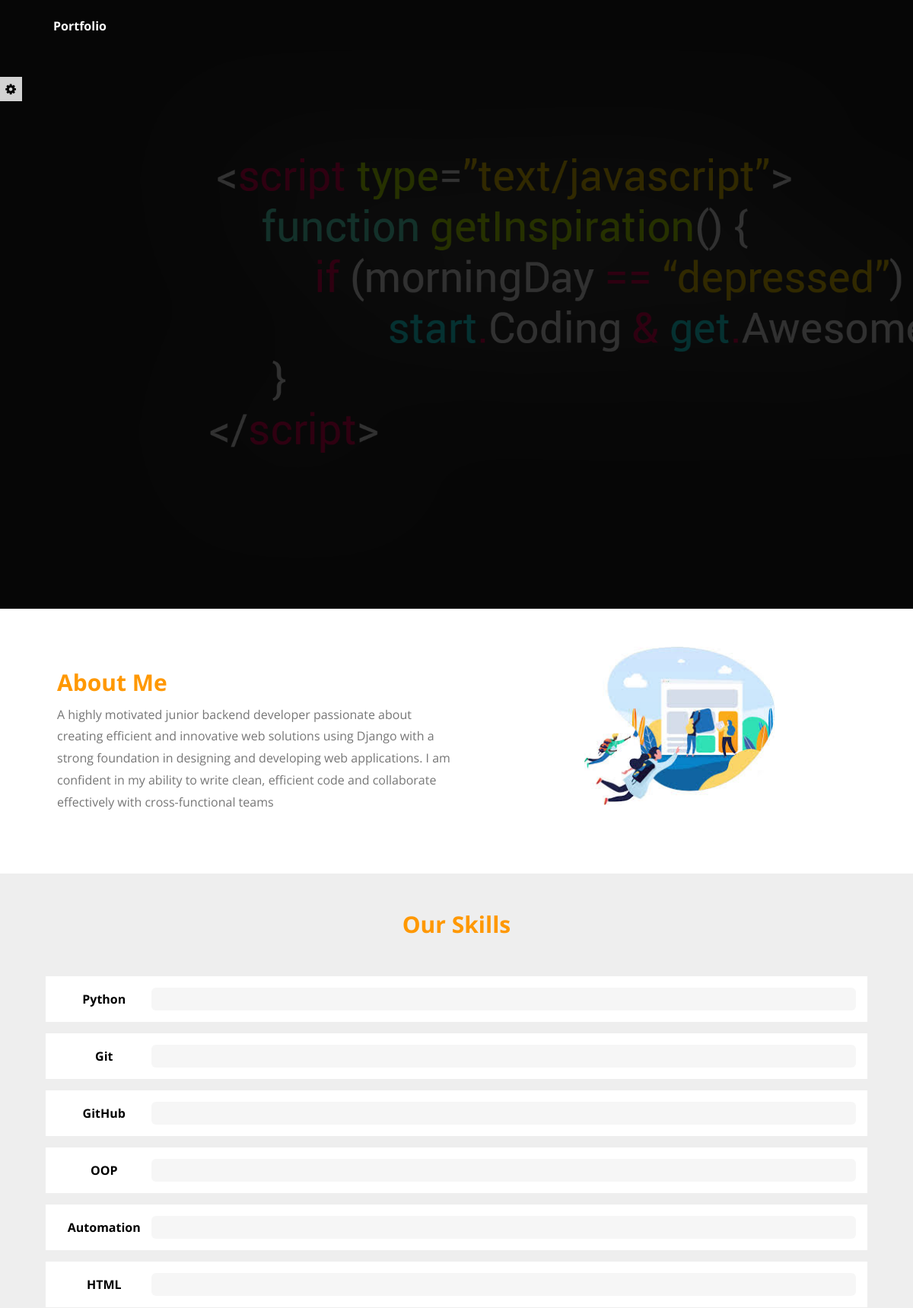
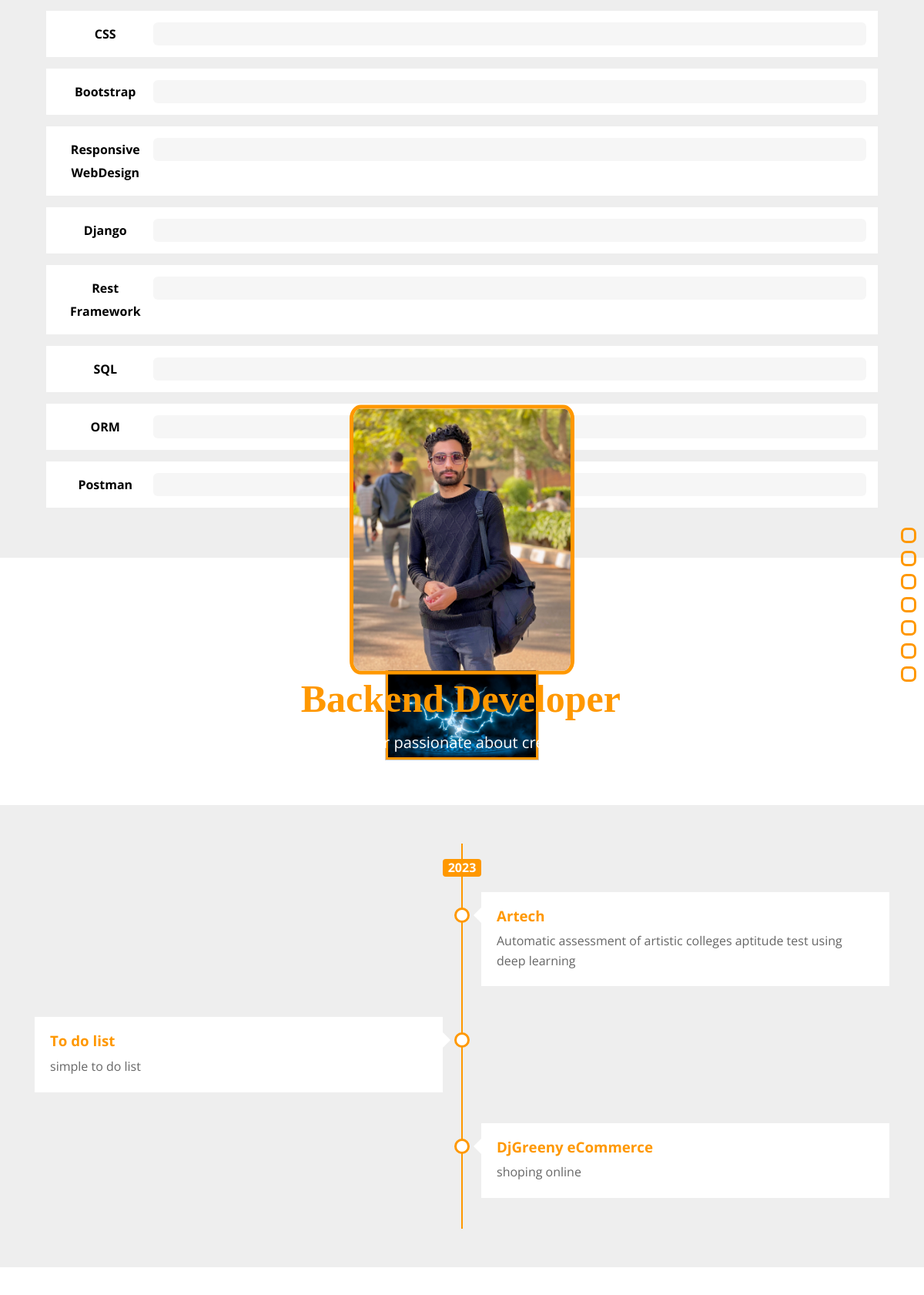
The page / (upper part) on the database its author committed (2 pictures, top to bottom).
### portfolio/models.py (models this page shows, shortened)
class User(models.Model):
    first_name = models.CharField(max_length=100)
    last_name = models.CharField(max_length=100)
    image = models.ImageField(upload_to='users/images/')
    job_title = models.CharField(max_length=100)
    email = models.EmailField(max_length=100)
    phone = models.CharField(max_length=100)
    about = models.TextField(max_length=1000)

class Skills(models.Model):
    title = models.CharField(max_length=100)
    progress = models.IntegerField()

class Gallary(models.Model):
    title = models.CharField(max_length=100,null=True, blank=True)
    description = models.TextField(max_length=1000,null=True, blank=True)
    image = models.ImageField(upload_to='gallary/images/')
    url = models.URLField(blank=True,null=True)

class Projects(models.Model):
    title = models.CharField(max_length=100)
    description = models.TextField(max_length=1000)
    image = models.ImageField(upload_to='projects/images/')
    url = models.URLField(blank=True)
    tools = TaggableManager(blank=True)

### portfolio/views.py (the view)
# urls.py: path('', index, name='index'),
def index(request):
    context = {
        'user': User.objects.first(),
        'projects': Projects.objects.all(),
        'skills': Skills.objects.all(),
        'social_media_accounts': SocialMediaAccount.objects.all(),
        'resume': Resume.objects.first(),
        'certificates': Certificate.objects.all(),
        'gallary': Gallary.objects.all(),
    }
    return render(request,'index.html',context)

### templates/index.html (shortened to what this page needs)
{% load static %}
<!DOCTYPE html>
<html lang="en">
<head>
    <link rel="stylesheet" href="{% static 'css/font-awesome.css' %}">
    <link rel="stylesheet" href="{% static 'css/font-awesome.min.css' %}">
    <link rel="stylesheet" href="{% static 'css/normalize.css' %}">
    <link rel="stylesheet" href="{% static 'css/master.css' %}">
    <body>
        <div class="settings-box">
            <div class="toggle-settings">
                <i class="fa fa-gear"></i>
            </div>
        </div>
        <div class="nav-bullets">
            <div class="bullet" data-section=".header-area">
            </div>
            <div class="bullet" data-section=".about-us">
            </div>
            <div class="bullet" data-section=".skills">
            </div>
            <div class="bullet" data-section=".gallary">
            </div>
            <div class="bullet" data-section=".timeline">
            </div>
            <div class="bullet" data-section=".features">
            </div>
            <div class="bullet" data-section=".testimonials">
            </div>
        </div>
        <div class="landing-page">
            <div class="overlay "></div>
            <div class="container">
                <div class="header-area ">
                    <a href="{% url 'index' %}" class="logo">Portfolio</a>
                    </div>
                </div>
            </div>
            <div class="introduction-text ">
                <img src="{{user.image.url}}" style="height:350px; border-radius: 5%; border: 5px solid var(--main-color);">
                <h1>"{{user.first_name}} <span style="font-size: 50px;font-family: cursive;">{{user.job_title}}</span> Emad"</h1>
                <p>{{user.about}}</p>
            </div>
        <div class="container">
            <div class="about-us">
                <div class="info-box">
                    <h2>About Me</h2>
                    <p>{{user.about}}</p>
                </div>
                <div class="image-box">
                    <img src="{% static 'imgs/about-us.jfif' %}" alt="">
                </div>
            </div>
        </div>
        <div class="skills">
            <div class="container">
                <h2>Our Skills</h2>
                {% for skill in skills %}
                <div class="skill-box">
                    <div class="skill-name">{{skill.title}}</div>
                    <div class="skill-progress">
                    </div>
                </div>
                {% endfor %}
            </div>
        </div>
        <div class="gallary">
            <div class="container">
                <h2>Our Gallary</h2>
                <div class="images-box">
                    {% for photo in gallary %}
                        <img src="{{photo.image.url}}" alt="{{photo.title}}">
                    {% endfor %}
                </div>
            </div>
        </div>
        <div class="timeline">
            <div class="container">
                <div class="timeline-content">
                    <div class="year">2023</div>
                    {% for project in projects %}
                        {% if forloop.counter|divisibleby:2 %}
                            <div class="left">
                            <div class="content">
                                <h3>{{ project.title }}</h3>
                                <p>{{ project.description }}</p>
                            </div>
                            </div>
                        {% else %}
                            <div class="right">
                            <div class="content">
                                <h3>{{ project.title }}</h3>
                                <p>{{ project.description }}</p>
                            </div>
                            </div>
                        {% endif %}
                    {% endfor %}
                </div>
            </div>
        </div>
        <div class="features">
        </div>
    </body>
</html>

### rows shown on the page
User: image (picture), job_title "Backend Developer", about "A highly motivated junior backend developer passionate about creating efficient and innovative web solutions using Django with a strong foundation in designing and developing web applications. I am confident in my ability to write clean, efficient code and collaborate effectively with cross-functional teams"
Skills: title "Python"
Skills: title "Git"
Skills: title "GitHub"
Skills: title "OOP"
Skills: title "Automation"
Skills: title "HTML"
Skills: title "CSS"
Skills: title "Bootstrap"
Skills: title "Responsive WebDesign"
Skills: title "Django"
Skills: title "Rest Framework"
Skills: title "SQL"
Skills: title "ORM"
Skills: title "Postman"
Gallary: image (picture)
Projects: title "Artech", description "Automatic assessment of artistic colleges aptitude test using deep learning"
Projects: title "To do list", description "simple to do list"
Projects: title "DjGreeny eCommerce", description "shoping online"
